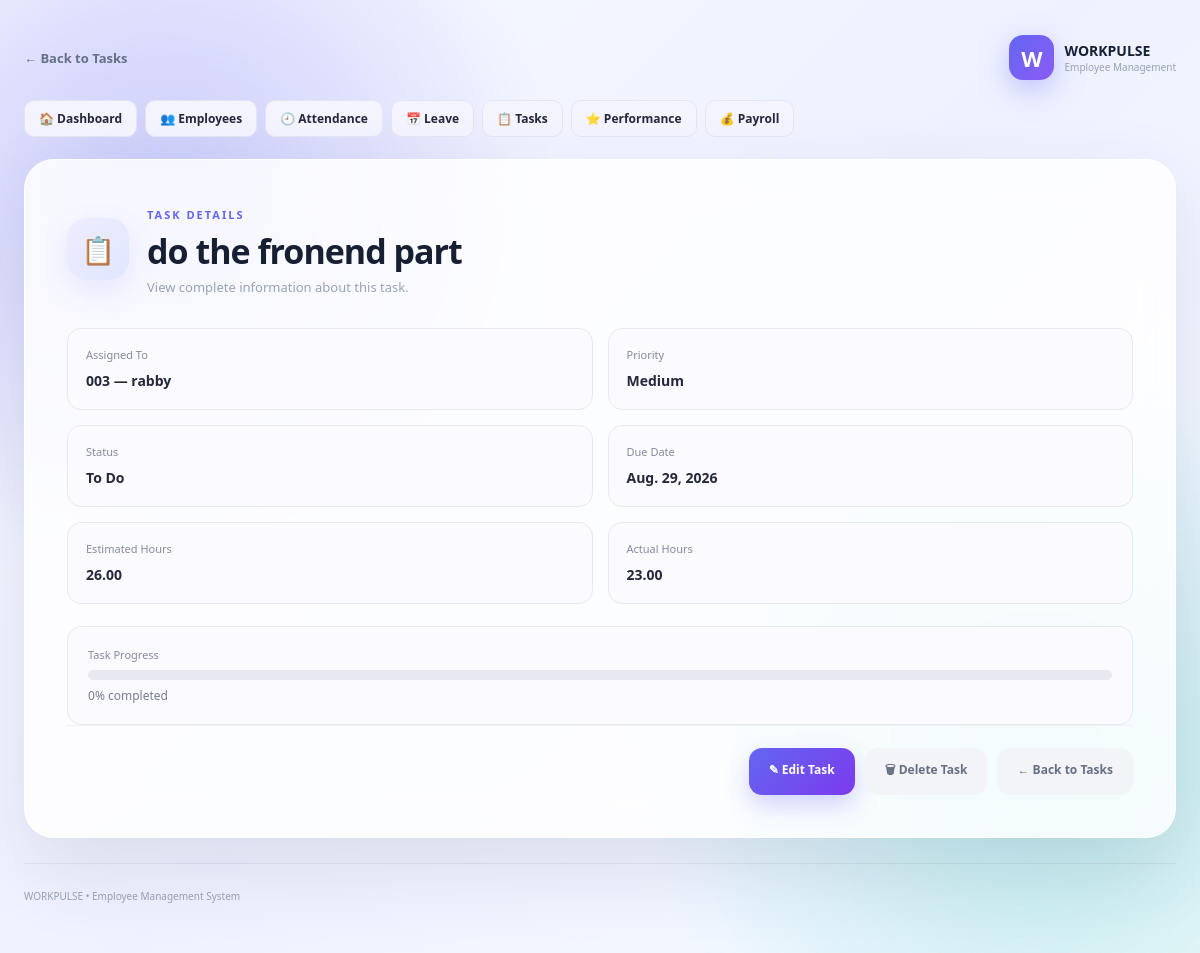
The page /tasks/1/ (signed in) on the database its author committed.
### core/models.py (models this page shows, shortened)
class Task(models.Model):
    PRIORITY_CHOICES = [
        ('low', 'Low'),
        ('medium', 'Medium'),
        ('high', 'High'),
        ('critical', 'Critical'),
    ]
    STATUS_CHOICES = [
        ('todo', 'To Do'),
        ('in_progress', 'In Progress'),
        ('submitted', 'Submitted'),
        ('review', 'Under Review'),
        ('completed', 'Completed'),
        ('overdue', 'Overdue'),
        ('cancelled', 'Cancelled'),
    ]
    title = models.CharField(
        max_length=200
    )
    description = models.TextField(
        blank=True
    )
    assigned_to = models.ForeignKey(
        Employee,
        on_delete=models.CASCADE,
        related_name='tasks'
    )
    priority = models.CharField(
        max_length=20,
        choices=PRIORITY_CHOICES,
        default='medium'
    )
    status = models.CharField(
        max_length=20,
        choices=STATUS_CHOICES,
        default='todo'
    )
    progress = models.PositiveIntegerField(
        default=0
    )
    due_date = models.DateField()
    estimated_hours = models.DecimalField(
        max_digits=6,
        decimal_places=2,
        default=0
    )
    actual_hours = models.DecimalField(
        max_digits=6,
        decimal_places=2,
        default=0
    )
    created_at = models.DateTimeField(
        auto_now_add=True
    )
    assigned_at = models.DateTimeField(
        null=True,
        blank=True
    )
    started_at = models.DateTimeField(
        null=True,
        blank=True
    )
    submitted_at = models.DateTimeField(
        null=True,
        blank=True
    )
    completed_at = models.DateTimeField(
        null=True,
        blank=True
    )
    updated_at = models.DateTimeField(
        auto_now=True
    )
    class Meta:
        ordering = [
            'due_date',
            '-priority'
        ]

class Employee(models.Model):
    user = models.OneToOneField(
        User,
        on_delete=models.SET_NULL,
        null=True,
        blank=True,
        related_name='employee_profile'
    )
    employee_id = models.CharField(
        max_length=20,
        unique=True
    )
    full_name = models.CharField(
        max_length=100
    )
    email = models.EmailField(
        unique=True
    )
    phone = models.CharField(
        max_length=20
    )
    department = models.CharField(
        max_length=100
    )
    designation = models.CharField(
        max_length=100
    )
    joining_date = models.DateField()
    monthly_salary = models.DecimalField(
        max_digits=12,
        decimal_places=2,
        default=0
    )
    is_active = models.BooleanField(
        default=True
    )

### core/views.py (the view)
@admin_required
def task_detail(request, task_id):
    task = get_object_or_404(
        Task,
        id=task_id
    )
    return render(
        request,
        'core/task_detail.html',
        {
            'task': task
        }
    )

### core/context_processors.py (called while the page is built)
def workpulse_notifications(request):
    if not request.user.is_authenticated:
        return {}
    notifications = Notification.objects.filter(recipient=request.user)
    return {
        'unread_notifications': notifications.filter(read_at__isnull=True)[:5],
        'unread_notification_count': notifications.filter(read_at__isnull=True).count(),
    }

### core/views.py (called while the page is built)
def admin_required(view):
    return never_cache(user_passes_test(
        lambda user: user.is_authenticated and user.is_staff,
        login_url='admin_login',
    )(view))

### core/templates/core/task_detail.html (shortened to what this page needs)
{% load static %}
<!DOCTYPE html>
<html lang="en">
<head>
    <link
        rel="stylesheet"
        href="{% static 'core/css/style.css' %}"
    >
</head>
<body class="form-page">
<div class="form-background"></div>
<main class="form-wrapper">
    <div class="form-top">
        <a
            href="{% url 'task_list' %}"
            class="back-link"
        >
            ← Back to Tasks
        </a>
        <div class="form-brand">
            <div class="brand-icon">
                W
            </div>
            <div>
                <strong>
                    WORKPULSE
                </strong>
                <span>
                    Employee Management
                </span>
            </div>
        </div>
    </div>
    <nav class="page-nav">
        <a href="{% url 'dashboard_page' %}">
            🏠 Dashboard
        </a>
        <a href="{% url 'employee_list' %}">
            👥 Employees
        </a>
        <a href="{% url 'attendance_list' %}">
            🕘 Attendance
        </a>
        <a href="{% url 'leave_list' %}">
            📅 Leave
        </a>
        <a href="{% url 'task_list' %}">
            📋 Tasks
        </a>
        <a href="{% url 'performance_list' %}">
            ⭐ Performance
        </a>
        <a href="{% url 'payroll_list' %}">
            💰 Payroll
        </a>
    </nav>
    <section class="form-card">
        <div class="form-heading">
            <div class="form-icon">
                📋
            </div>
            <div>
                <span class="section-label">
                    TASK DETAILS
                </span>
                <h1>
                    {{ task.title }}
                </h1>
                <p>
                    View complete information about this task.
                </p>
            </div>
        </div>
        <div class="detail-grid">
            <div class="detail-box">
                <small>
                    Assigned To
                </small>
                <strong>
                    {{ task.assigned_to.employee_id }}
                    —
                    {{ task.assigned_to.full_name }}
                </strong>
            </div>
            <div class="detail-box">
                <small>
                    Priority
                </small>
                <strong>
                    {{ task.get_priority_display }}
                </strong>
            </div>
            <div class="detail-box">
                <small>
                    Status
                </small>
                <strong>
                    {{ task.get_status_display }}
                </strong>
            </div>
            <div class="detail-box">
                <small>
                    Due Date
                </small>
                <strong>
                    {{ task.due_date }}
                </strong>
            </div>
            <div class="detail-box">
                <small>
                    Estimated Hours
                </small>
                <strong>
                    {{ task.estimated_hours }}
                </strong>
            </div>
            <div class="detail-box">
                <small>
                    Actual Hours
                </small>
                <strong>
                    {{ task.actual_hours }}
                </strong>
            </div>
        </div>
        <div class="progress-wrapper">
            <div class="description-box">
                <small>
                    Task Progress
                </small>
                <div class="progress-bar">
                </div>
                <div class="progress-text">
                    {{ task.progress }}% completed
                </div>
            </div>
        </div>
        <div class="form-actions">
            <a
                href="{% url 'task_edit' task.id %}"
                class="save-btn"
            >
                ✎ Edit Task
            </a>
            <a
                href="{% url 'task_delete' task.id %}"
                class="cancel-btn"
            >
                🗑 Delete Task
            </a>
            <a
                href="{% url 'task_list' %}"
                class="cancel-btn"
            >
                ← Back to Tasks
            </a>
        </div>
    </section>
    <footer class="form-footer">
        WORKPULSE • Employee Management System
    </footer>
</main>
</body>
</html>

### core/static/core/css/style.css (style rules this page uses)
* { margin: 0; padding: 0; box-sizing: border-box; }
html { scroll-behavior: smooth; }
body { font-family: "Segoe UI", Arial, sans-serif; min-height: 100vh; color: #172033; overflow-x: hidden; background: radial-gradient(circle at 10% 20%, rgba(99,102,241,.14), transparent 30%), radial-gradient(circle at 90% 80%, rgba(16,185,129,.12), transparent 30%), linear-gradient(135deg, #f8f9ff, #eef2ff 50%, #f5fbff); }
.brand-icon { width: 45px; height: 45px; display: grid; place-items: center; color: white; font-weight: 800; font-size: 22px; border-radius: 14px; background: linear-gradient( 135deg, #6366f1, #8b5cf6 ); box-shadow: 0 10px 30px rgba(99,102,241,.35); }
.eyebrow, .section-label { color: #6366f1; font-size: 11px; font-weight: 800; letter-spacing: 2px; }
footer { display: flex; justify-content: space-between; margin-top: 60px; padding-top: 25px; border-top: 1px solid rgba(0,0,0,.06); color: #98a2b3; font-size: 11px; }
.form-page { min-height: 100vh; display: flex; align-items: center; justify-content: center; }
.form-background { position: fixed; inset: 0; z-index: -2; background: radial-gradient( circle at 15% 20%, rgba(99,102,241,.18), transparent 30% ), radial-gradient( circle at 85% 80%, rgba(6,182,212,.14), transparent 30% ); }
.form-wrapper { width: min(1500px, calc(100% - 48px)); padding: 35px 0 50px; animation: formEnter .7s ease; }
.form-top { display: flex; justify-content: space-between; align-items: center; margin-bottom: 20px; }
.back-link { text-decoration: none; color: #667085; font-size: 13px; font-weight: 600; transition: .25s; }
.form-brand { display: flex; align-items: center; gap: 10px; }
.form-brand strong { display: block; font-size: 14px; }
.form-brand span { display: block; color: #98a2b3; font-size: 10px; }
.form-card { padding: 42px; border-radius: 30px; background: rgba(255,255,255,.82); border: 1px solid rgba(255,255,255,.95); backdrop-filter: blur(25px); box-shadow: 0 30px 80px rgba(50,60,100,.12); }
.form-heading { display: flex; align-items: center; gap: 18px; margin-bottom: 32px; }
.form-icon { width: 62px; height: 62px; display: grid; place-items: center; border-radius: 20px; font-size: 27px; background: linear-gradient( 135deg, #eeecff, #e0e7ff ); box-shadow: 0 10px 30px rgba(99,102,241,.12); }
.form-heading h1 { margin-top: 4px; font-size: 34px; letter-spacing: -1px; }
.form-heading p { color: #98a2b3; font-size: 13px; margin-top: 4px; }
.form-actions { display: flex; justify-content: flex-end; gap: 10px; padding-top: 22px; border-top: 1px solid #edf0f5; }
.cancel-btn, .save-btn { padding: 13px 20px; border-radius: 13px; font-size: 12px; font-weight: 700; text-decoration: none; cursor: pointer; transition: .25s; }
.cancel-btn { color: #667085; background: #f2f4f7; }
.save-btn { border: 0; color: white; background: linear-gradient( 135deg, #6366f1, #7c3aed ); box-shadow: 0 10px 25px rgba(99,102,241,.28); }
.form-footer { text-align: center; margin-top: 25px; color: #98a2b3; font-size: 10px; }

### core/templates/core/task_detail.html (style rules this page uses)
.page-nav { display: flex; flex-wrap: wrap; gap: 8px; margin-bottom: 22px; }
.page-nav a { text-decoration: none; padding: 9px 14px; border-radius: 10px; background: #f3f4ff; color: #25283a; border: 1px solid #e4e5f1; font-size: 12px; font-weight: 600; }
.detail-grid { display: grid; grid-template-columns: repeat(2, 1fr); gap: 15px; margin-top: 25px; }
.detail-box { padding: 18px; border: 1px solid #e7e8f0; border-radius: 14px; background: #fafaff; }
.detail-box small { display: block; color: #85899b; font-size: 11px; margin-bottom: 7px; }
.detail-box strong { color: #25283a; font-size: 14px; }
.description-box { margin-top: 18px; padding: 20px; border-radius: 14px; background: #fafaff; border: 1px solid #e7e8f0; }
.description-box small { display: block; color: #85899b; font-size: 11px; margin-bottom: 8px; }
.progress-wrapper { margin-top: 22px; }
.progress-bar { width: 100%; height: 10px; border-radius: 20px; background: #e7e8f0; overflow: hidden; }
.progress-text { margin-top: 7px; font-size: 12px; color: #777c90; }

### rows shown on the page
Task: title "do the fronend part", assigned_to.employee_id "003", assigned_to.full_name "rabby", priority "Medium", status "To Do", due_date "Aug. 29, 2026", estimated_hours "26.00", actual_hours "23.00", progress "0"
